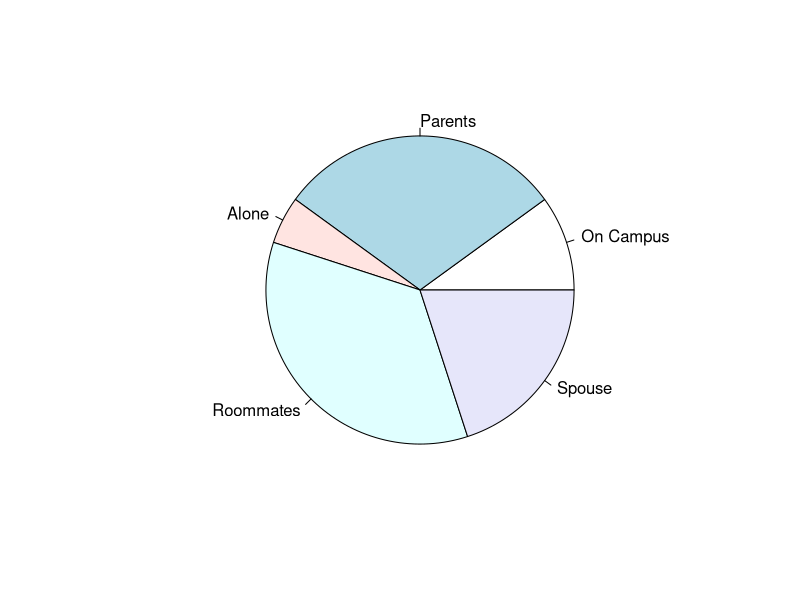
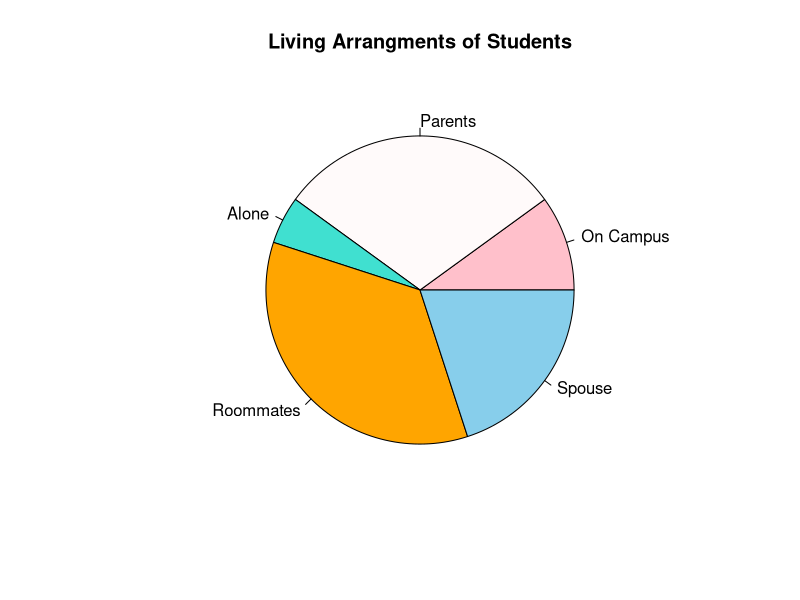
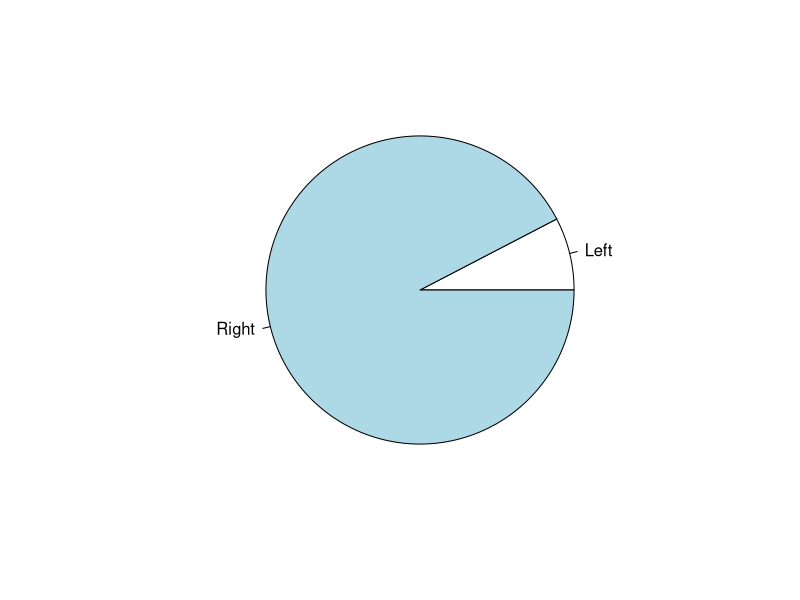
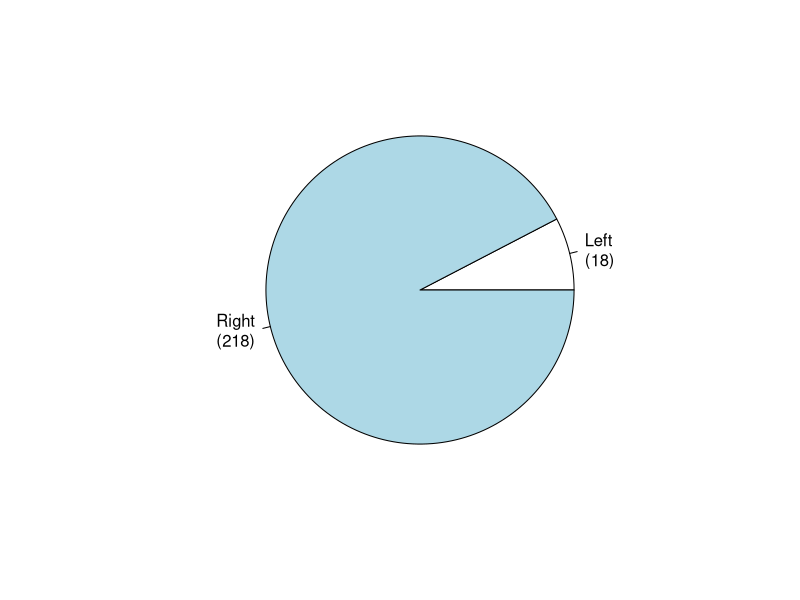
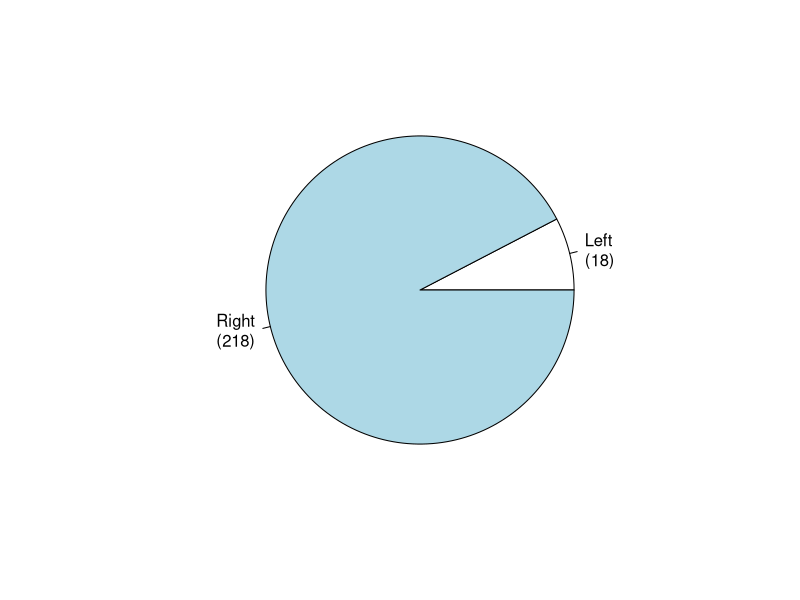
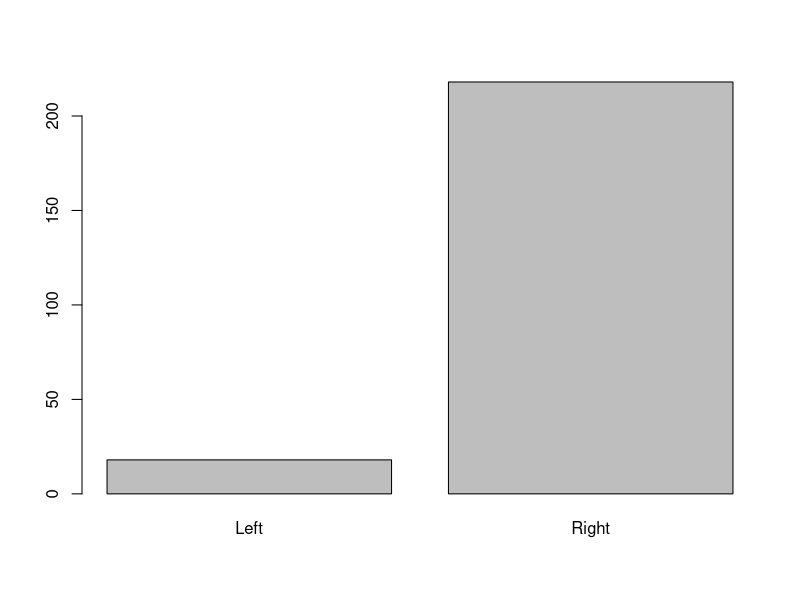
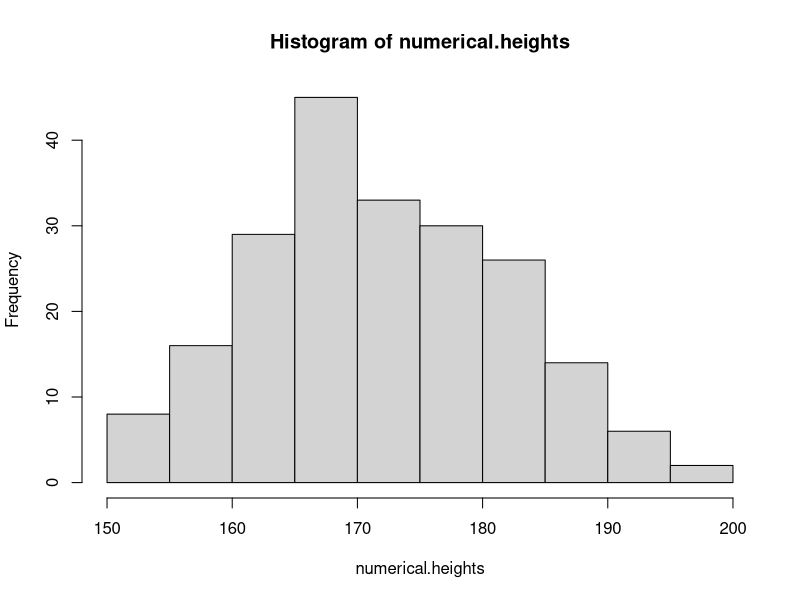
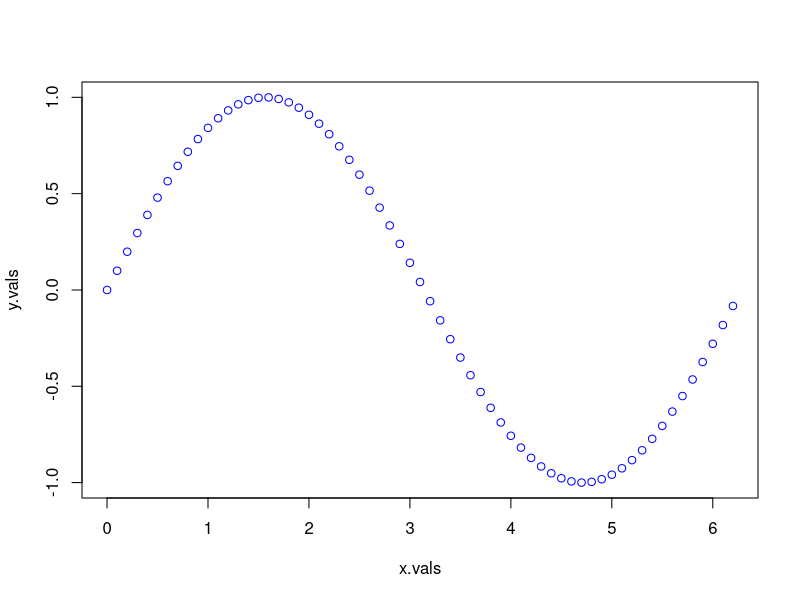

Write the R code that produced these figures, in order.
## ---- chunk 1
library(MASS)
library(lattice)
library(dplyr)
## ---- chunk 2
percents <- c(10,30,5,35,20)
home.type <- c("On Campus","Parents","Alone", "Roommates", "Spouse")
## ---- chunk 3
pie(percents, home.type)
## ---- chunk 4
# code here
percents <- c(10,30,5,35,20)
home.type <- c("On Campus","Parents","Alone", "Roommates", "Spouse")

pie(percents, home.type,
main="Living Arrangments of Students",
col=c("pink", "snow","turquoise", "orange", "skyblue"))
## ---- chunk 5
data(survey)
View(survey)
## ---- chunk 6
head(survey)
## ---- chunk 7
help(survey)
## ---- chunk 8
levels( survey$W.Hnd )
## ---- chunk 9
freq.tab <- table( survey$W.Hnd )
freq.tab
## ---- chunk 10
names(freq.tab)
## ---- chunk 11
freq.tab[1]
## ---- chunk 12
freq.tab["Left"]
## ---- chunk 13
freq.tab[["Left"]]
## ---- chunk 14
pie(freq.tab)
## ---- chunk 15
new.labels <- paste0(names(freq.tab), "\n(", freq.tab,")")
new.labels
## ---- chunk 16
pie( freq.tab, new.labels)
## ---- chunk 17
freq.tab <- table( survey$W.Hnd )
new.labels <- paste0(names(freq.tab), "\n(", freq.tab,")")
pie( freq.tab, new.labels)
## ---- chunk 18
barplot(freq.tab)
## ---- chunk 19
#code here
## ---- chunk 20
head(survey$Height)
## ---- chunk 21
head(cbind(survey$Height))
## ---- chunk 22
stem(survey$Height)
## ---- chunk 23
#code here
## ---- chunk 24
range(survey$Height)
## ---- chunk 25
numerical.heights <- survey$Height[ !is.na(survey$Height) ]
## ---- chunk 26
range(numerical.heights)
## ---- chunk 27
lower.limits <- seq(150, 200, by=5)
## ---- chunk 28
heights.classes = cut(numerical.heights, 
                      lower.limits,
                      right=FALSE)
head(heights.classes, 20)
## ---- chunk 29
heights.freq = table(heights.classes)
cbind(heights.freq)
## ---- chunk 30
#code here
## ---- chunk 31
hist(numerical.heights) 
## ---- chunk 32
#code here
## ---- chunk 33
heights.classes = cut(numerical.heights, 
                      lower.limits,
                      right=FALSE)

heights.freq = table(heights.classes)

cumul.freq <- cumsum(heights.freq)

cbind( cumul.freq )
## ---- chunk 34
x.vals <- seq(0, 2*pi, 0.1)
y.vals <- sin(x.vals)
plot(x.vals, y.vals, col="blue")
## ---- chunk 35
cumul.freq <- c(0, cumul.freq)
## ---- chunk 36
plot(lower.limits, cumul.freq, col="red")
## ---- chunk 37
#code here
## ---- chunk 38
xyplot(Wr.Hnd ~ Height, data=survey,
       col="black")
## ---- chunk 39
#code here
